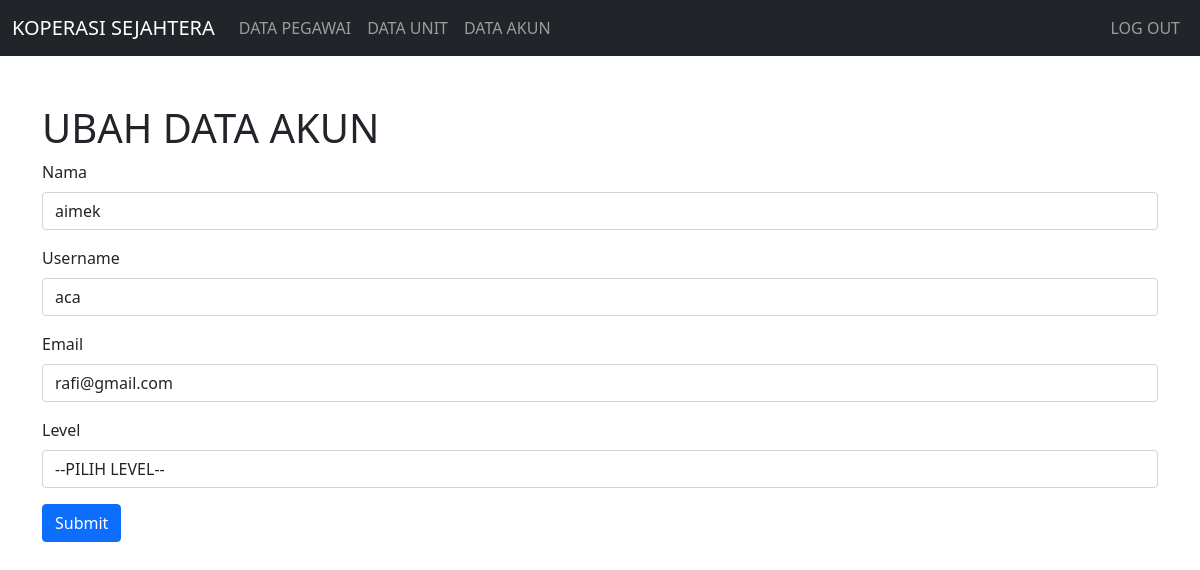
The app's page /modules/akun/editakun.php?idakun=2 with its own data.
### tables this page shows
CREATE TABLE `akun` (
  `idakun` int(20) NOT NULL,
  `nama` varchar(100) NOT NULL,
  `username` varchar(100) NOT NULL,
  `email` varchar(100) NOT NULL,
  `password` varchar(255) NOT NULL,
  `level` varchar(5) NOT NULL
);

### config/controller.php (called while the page is built, shortened)
<?php
include "database.php";
function select($query)
{
    global $db;
    $result = mysqli_query($db, $query);
    $rows = [];
    while ($row = mysqli_fetch_assoc($result)) {
        $rows[] = $row;
    }
    return $rows;
}

### modules/akun/editakun.php (the view, shortened to what this page needs)
<?php
include '../../layout/header.php';
$idakun = (int)$_GET['idakun'];
$data_akun = select("SELECT * FROM akun WHERE idakun = $idakun")[0];
?>
<!DOCTYPE html>
<html lang="en">
<head>
</head>
<body>
<div class="container mt-5">
    <h1>
        <marquee>UBAH DATA AKUN</marquee>
    </h1>
    <form action="" method="post">
        <div class="mb-3">
            <label for="nama" class="form-label">Nama</label>
            <input type="text" class="form-control" id="nama" name="nama" value="<?= $data_akun['nama']; ?>" placeholder="Nama..." required>
        </div>
        <div class="mb-3">
            <label for="username" class="form-label">Username</label>
            <input type="text" class="form-control" id="username" name="username" value="<?= $data_akun['username']; ?>" placeholder="Username..." required>
        </div>
        <div class="mb-3">
            <label for="email" class="form-label">Email</label>
            <input type="email" class="form-control" id="email" name="email" value="<?= $data_akun['email']; ?>" placeholder="Email..." required>
        </div>
        <div class="mb-3">
            <label for="level" class="form-label">Level</label>
            <select class="form-control" name="level" id="level">
                <option value="">--PILIH LEVEL--</option>
            </select>
        </div>
        <button type="submit" class="btn btn-primary" name="ubah">Submit</button>
    </form>
</div>
</body>
</html>

### records on screen
akun: nama "aimek", username "aca", email "rafi@gmail.com"
